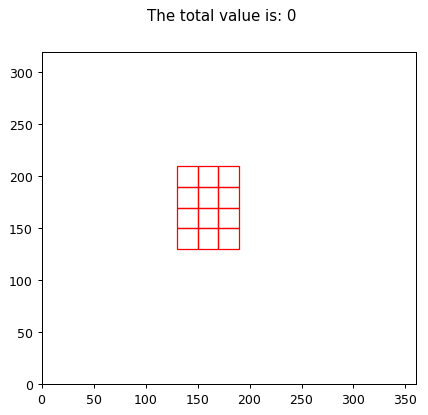

Write the Python code that produced this figure.
import math
import matplotlib.pyplot as plt

import visualisation
import classes

X_DIMENSION = 360
Y_DIMENSION = 320

def main(total_houses):

    # create list of buildings
    buildings = []

    # set number of each building type
    h_number = 0.6 * total_houses
    b_number = 0.25 * total_houses
    m_number = 0.15 * total_houses

    grid_size = int(math.ceil(math.sqrt(h_number)))
    print grid_size
    counter = 0
    for i in range(grid_size):
        x = (X_DIMENSION / 2) + classes.House.width * (i - (grid_size / 2))

        for j in range(grid_size):

            if counter == h_number:
                break

            y = (Y_DIMENSION / 2) + (classes.House.length * ((grid_size / 2) - j))

            counter += 1
            house = classes.House(x, y)
            buildings.append(house)

    

    fig1 = plt.figure()
    ax1 = fig1.add_subplot(111, aspect='equal')
    ax1.set_xlim(0, 360)
    ax1.set_ylim(0, 320)

    for building in buildings:
        visualisation.drawBuilding(ax1, building, building.left_bottom[0], building.left_bottom[1], 'red')

    # safe figure
    fig1.savefig('expanding_universe.png', dpi=90, bbox_inches='tight')
